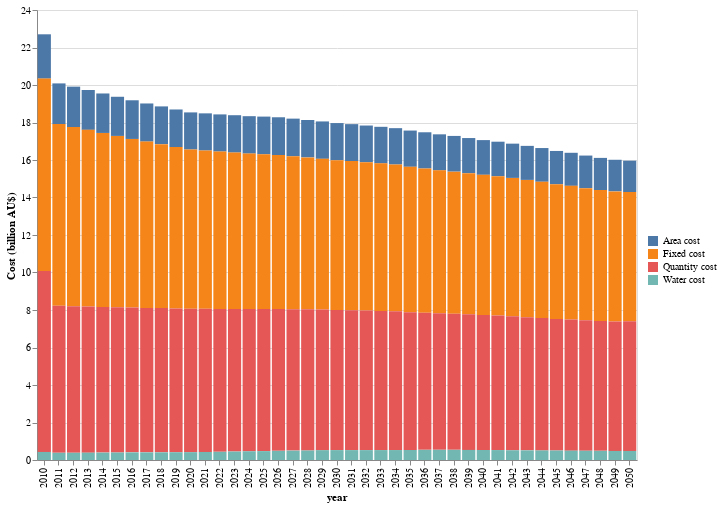

The notebook cell this image was saved under:
### Code cell
# HIDDE CODE
plot_cost_type(cost_df)

### Figure 1 — Vega-Lite specification as saved in the notebook (floating-point values rounded to 4 significant figures; data arrays with more than 128 entries replaced by an {"elided": "..."} marker saying what was removed)
{"config": {"view": {"continuousWidth": 300, "continuousHeight": 300}}, "data": {"name": "data-f82a0f3c071788e99f38c28aaad17c03"}, "mark": {"type": "bar"}, "encoding": {"color": {"field": "Type", "legend": {"direction": "vertical", "legendX": 610, "legendY": 225.0, "orient": "none", "title": "", "titleAnchor": "start"}, "type": "nominal"}, "tooltip": [{"field": "value (billion)", "format": ".2f", "title": "Cost (billion AU$)", "type": "quantitative"}, {"field": "Type", "type": "nominal"}], "x": {"field": "year", "type": "ordinal"}, "y": {"field": "value (billion)", "title": "Cost (billion AU$)", "type": "quantitative"}}, "height": 450, "width": 600, "$schema": "https://vega.github.io/schema/vega-lite/v5.15.1.json", "datasets": {"data-f82a0f3c071788e99f38c28aaad17c03": {"elided": "164 records"}}}
